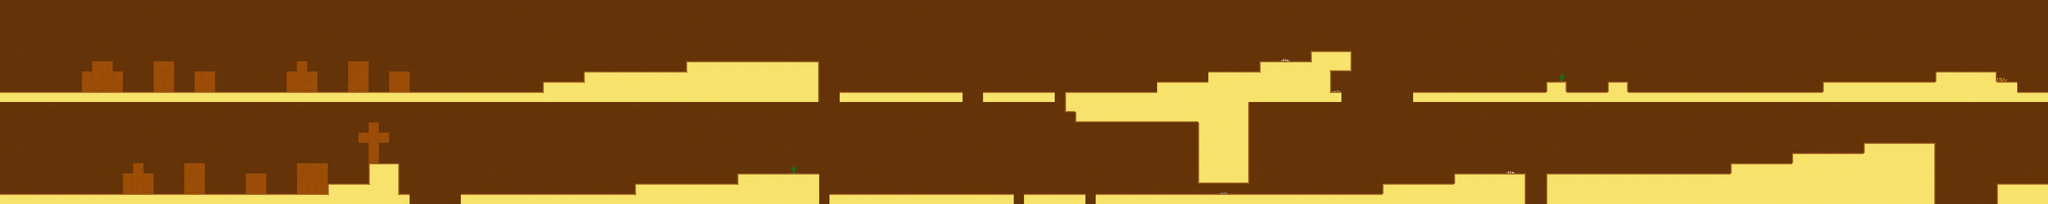

This is a level from a 2D game, rendered from its Tiled map with the project's own tilesets. A one-line summary and the map file follow, with tile-layer data summarised:
An orthogonal 200x20 tile map with 64x64 px tiles, 2 tile layers (Background, Kachelebene 1) and 40 objects (goal).

<map version="1.0" tiledversion="1.1.0" orientation="orthogonal" renderorder="right-down" width="200" height="20" tilewidth="64" tileheight="64" infinite="0" nextobjectid="120">
 <tileset firstgid="1" source="level.tsx" />
 <layer name="Background" width="200" height="20">
  <data>[4000 cells, 4000 non-empty, 17 distinct tile ids]</data>
 </layer>
 <layer name="Kachelebene 1" width="200" height="20">
  <data>[4000 cells, 760 non-empty, 16 distinct tile ids]</data>
 </layer>
 <objectgroup name="Collision">
  <object id="20" x="8833.33" y="578.667" width="832" height="62.6667" />
  <object id="22" x="9793.33" y="578.667" width="256" height="60" />
  <object id="24" x="10180" y="578.667" width="1212" height="61.3333" />
  <object id="28" x="12606.7" y="577.333" width="193.333" height="62.6667" />
  <object id="47" x="8641.33" y="1156" width="448" height="121.333" />
  <object id="49" x="9092" y="1092" width="438.667" height="186.667" />
  <object id="50" x="9668" y="1090.67" width="1149.33" height="188" />
  <object id="55" name="goal" x="12736" y="0" width="64" height="1280" />
  <object id="56" x="12032" y="0" width="768" height="64" />
  <object id="57" x="0" y="1216" width="2560" height="64" />
  <object id="58" x="2048" y="1152" width="448" height="64" />
  <object id="59" x="2304" y="1024" width="192" height="128" />
  <object id="64" x="0" y="576" width="5120" height="64" />
  <object id="65" x="3392" y="512" width="1728" height="64" />
  <object id="66" x="3648" y="448" width="1472" height="64" />
  <object id="67" x="4288" y="384" width="832" height="64" />
  <object id="69" x="2880" y="1216" width="2240" height="64" />
  <object id="70" x="3968" y="1152" width="1152" height="64" />
  <object id="71" x="4608" y="1088" width="512" height="64" />
  <object id="76" x="5248" y="576" width="768" height="64" />
  <object id="96" x="6144" y="576" width="1088" height="64" />
  <object id="98" x="5184" y="1216" width="3456" height="64" />
  <object id="99" x="6656" y="640" width="1152" height="64" />
  <object id="100" x="6720" y="704" width="1088" height="64" />
  <object id="103" x="7872" y="384" width="448" height="256" />
  <object id="104" x="8192" y="320" width="256" height="64" />
  <object id="105" x="8320" y="384" width="128" height="64" />
  <object id="106" x="8320" y="576" width="64" height="64" />
  <object id="107" x="7552" y="448" width="320" height="192" />
  <object id="108" x="7232" y="512" width="320" height="128" />
  <object id="109" x="9664" y="512" width="128" height="128" />
  <object id="110" x="10048" y="512" width="128" height="128" />
  <object id="111" x="11392" y="512" width="704" height="128" />
  <object id="112" x="12096" y="448" width="384" height="192" />
  <object id="113" x="12480" y="512" width="128" height="128" />
  <object id="114" x="10816" y="1024" width="384" height="256" />
  <object id="115" x="11200" y="960" width="448" height="320" />
  <object id="116" x="11648" y="896" width="448" height="384" />
  <object id="117" x="12480" y="1152" width="320" height="128" />
  <object id="119" x="7488" y="768" width="320" height="320" />
 </objectgroup>
</map>
